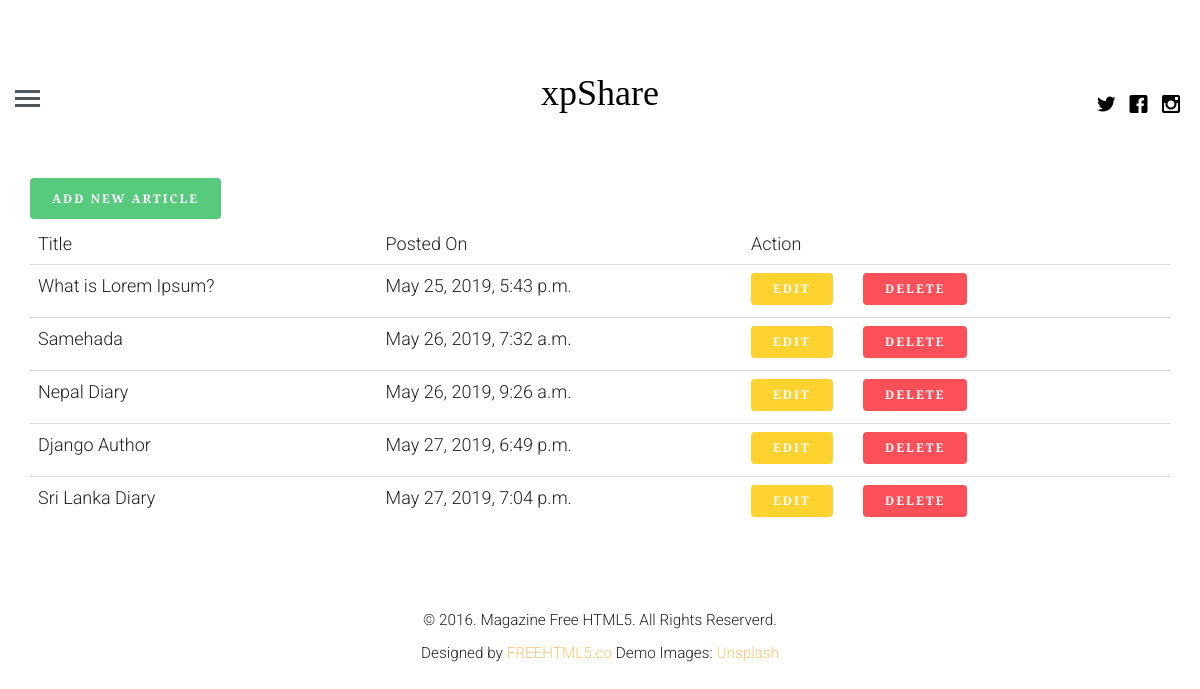
Page /profile (signed in) on the earlier database version.
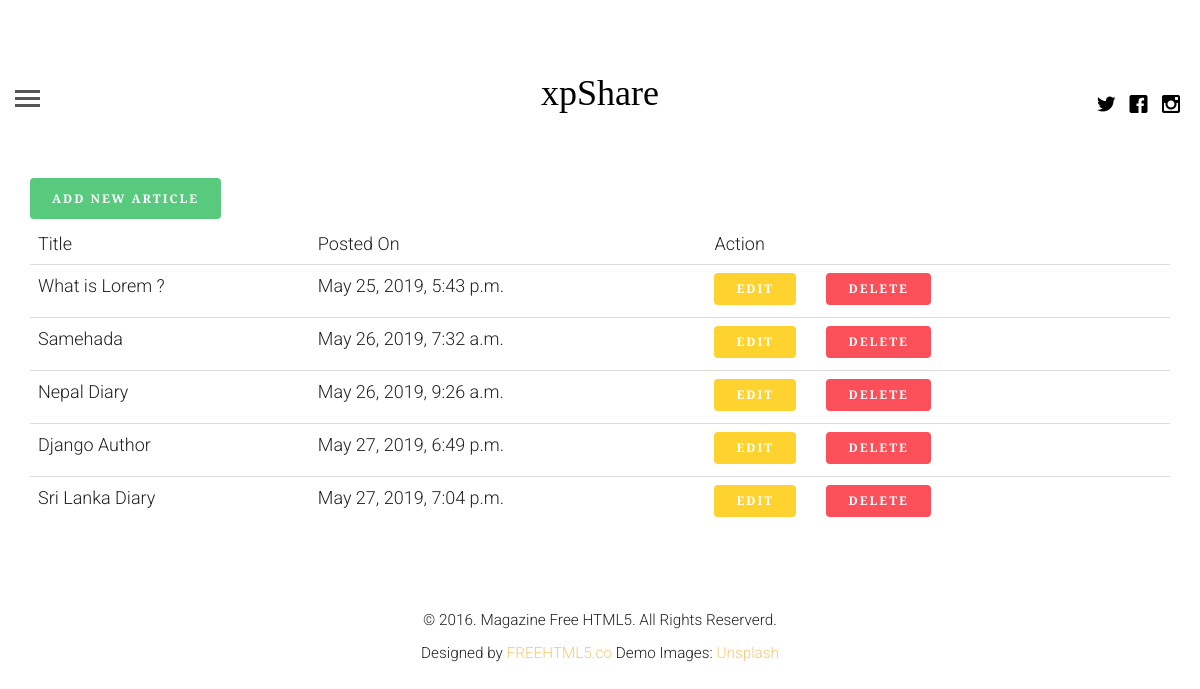
Same page on the later database version.
### shareapp/models.py (models this page shows, shortened)
class Article(models.Model):
    article_author = models.ForeignKey(Author , on_delete=models.CASCADE)
    title = models.CharField(max_length=200)
    body = models.TextField()
    category = models.ForeignKey(Category , on_delete= models.CASCADE)
    posted_on = models.DateTimeField(auto_now=False,auto_now_add=True)
    update_on = models.DateTimeField(auto_now=True,auto_now_add=False)
    image = models.FileField()

### shareapp/views.py (the view, shortened to what this page needs)
# urls.py: path('profile',getSeperateProfile, name = 'profile'),
def getSeperateProfile(request):
    if request.user.is_authenticated:
        user = get_object_or_404(User,id=request.user.id)
        author_profile=Author.objects.filter(name=user.id)
        if author_profile:
            author_user = get_object_or_404(Author,name = request.user.id)
            post = Article.objects.filter(article_author=author_user.id)
            return render(request, 'logged_in_profile.html', {"post": post, "user": author_user})
    else:
        return redirect('login')

### templates/logged_in_profile.html (shortened to what this page needs)
{% extends 'base.html' %}
{% block content %}
    <div class="container">
        <a href="{% url 'create' %}"><button class="btn btn-success pull-left">Add new article</button></a>
        <table class="table table-hover">
            <thead>
                 <tr>
                     <td>Title</td>
                     <td>Posted On</td>
                     <td>Action</td>
                 </tr>
            </thead>
            <tbody>
             {% for p in post %}
                <tr>
                        <td>{{ p.title }}</td>
                        <td>{{ p.posted_on }}</td>
                        <td><a href="{% url 'update' id=p.id%} "><button class="btn btn-warning btn-sm">Edit</button></a>&nbsp&nbsp&nbsp&nbsp&nbsp&nbsp<a href="{% url 'delete' id=p.id%} "><button class="btn btn-danger btn-sm">Delete</button></a></td>
                </tr>
             {% endfor %}
            </tbody>
        </table>
    </div>
{% endblock %}

Differences in the rows shown:
changed Article: title "What is Lorem Ipsum?" → "What is Lorem ?"
